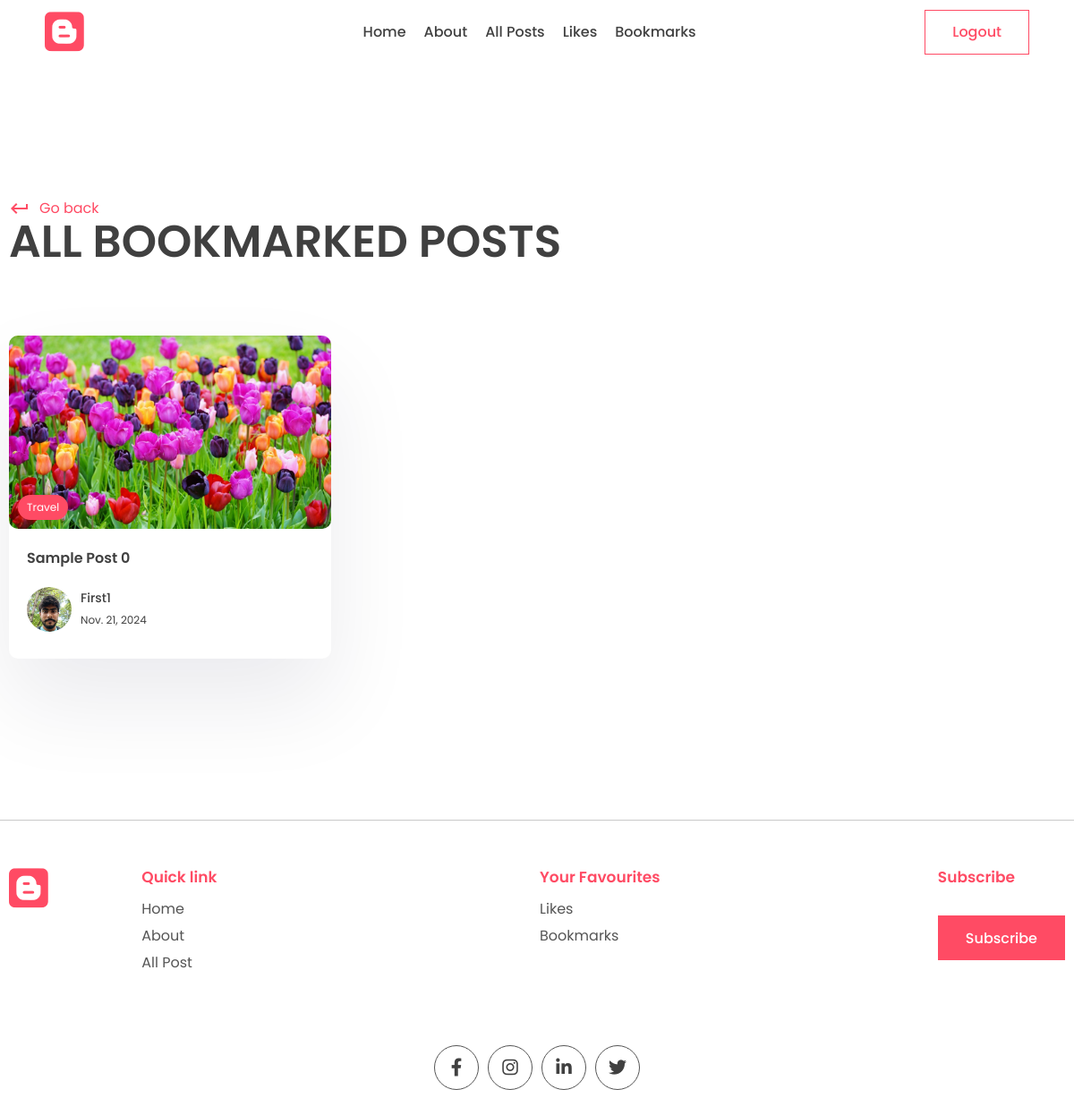
The app's page /all_bookmarked_posts (signed in), older data.
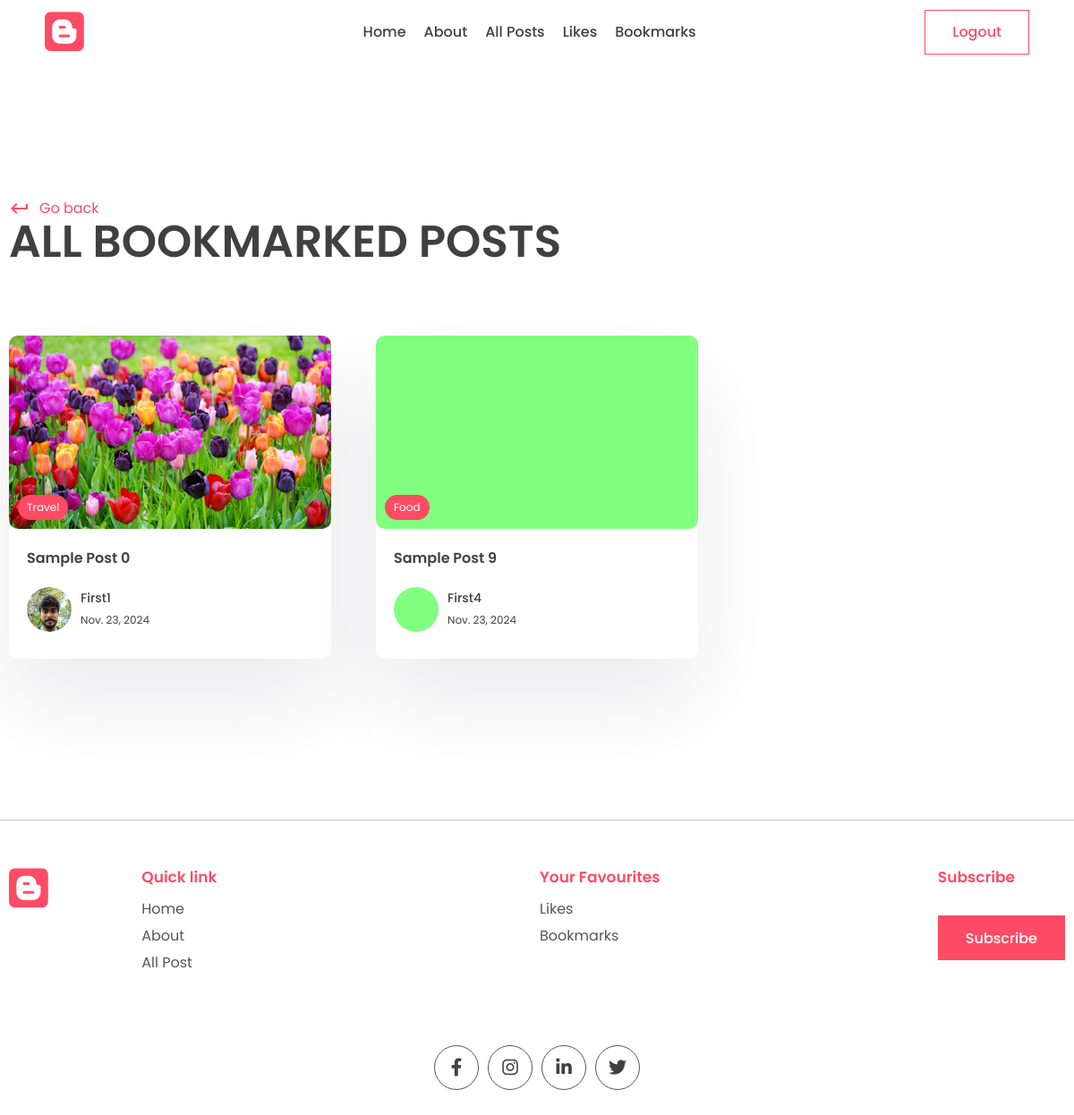
The same page, newer data.
### app/models.py (models this page shows, shortened)
class Post(models.Model):
    title =  models.CharField(max_length=200)
    content = models.TextField()
    last_updated = models.DateTimeField(auto_now=True)
    slug = models.SlugField(max_length=200, unique=True)
    image = models.ImageField(null=True, blank=True, upload_to="images/")
    tags = models.ManyToManyField(Tag, blank=True, related_name='post')
    view_count=models.IntegerField(null=True, blank=True)
    is_featured = models.BooleanField(default=False)
    author = models.ForeignKey(User, on_delete=models.CASCADE, null=True, blank=True)
    bookmarks = models.ManyToManyField(User, related_name="bookmarks", default=None, blank=True)
    likes = models.ManyToManyField(User, related_name="post_like", default=None, blank=True)

class Tag(models.Model):
    name = models.CharField(max_length=100)
    description = models.CharField(max_length=100)
    slug = models.SlugField(max_length=200, unique=True)

class Profile(models.Model):
    user = models.OneToOneField(User, on_delete=models.CASCADE)
    profile_image = models.ImageField(null=True, blank=True, upload_to="images/")
    slug = models.SlugField(max_length=200, unique=True)
    bio = models.CharField(max_length=200)

### app/views.py (the view)
# urls.py: path('all_bookmarked_posts',views.all_bookmarked_posts,name='all_bookmarked_posts'),
def all_bookmarked_posts(request):
    all_bookmarked_posts = Post.objects.filter(bookmarks=request.user)
    context={'all_bookmarked_posts':all_bookmarked_posts}
    return render(request, 'app/all_bookmarked_posts.html', context)

### app/templates/app/all_bookmarked_posts.html (shortened to what this page needs)
{% extends 'base.html' %}
{% block content %}
<main>
  <div class="container">
    <div class="page-top">
      <div class="top flex">
        <div class="page-name">
          <a href="" class="learn">
            <span class="material-icons"> keyboard_return </span> Go back
          </a>
          <h1>All Bookmarked Posts</h1>
        </div>
      </div>
    </div>
  </div>
</main>
<section class="sp">
  <div class="container">
    <div class="grid-3">
      {% for post in all_bookmarked_posts %}
      <a href="{% url 'post_page' post.slug %}">
        <div class="card">
          <div class="post-img">
            <img src="{{post.image.url}}" alt="" />
            <div class="tag">{{post.tags.all.0.name}}</div>
          </div>
          <div class="card-content">
            <h3>{{post.title}}</h3>
            <div class="author">
              <div class="profile-pic">
                <img src="{{post.author.profile.profile_image.url}}" alt="" />
              </div>
              <div class="details">
                <p>{{post.author.first_name}}</p>
                <small>{{post.last_updated|date}}</small>
              </div>
            </div>
          </div>
        </div>
      </a>
      {% endfor %}
    </div>
  </div>
</section>
{% endblock content %}

Row changes from the older to the newer data that the page shows:
changed Post "Sample Post 0": last_updated "Nov. 21, 2024" → "Nov. 23, 2024"
now on this page (row edited): Post: image (picture), tags.all.0.name "Food", title "Sample Post 9", author.profile.profile_image (picture), author.first_name "First4", last_updated "Nov. 23, 2024"
